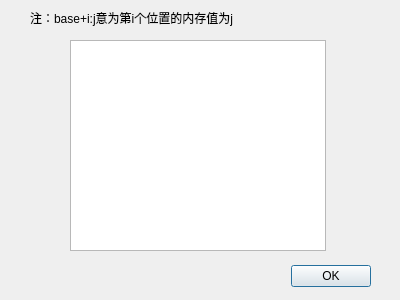
<?xml version="1.0" encoding="UTF-8"?>
<ui version="4.0">
 <class>ShowMemory</class>
 <widget class="QDialog" name="ShowMemory">
  <property name="geometry">
   <rect>
    <x>0</x>
    <y>0</y>
    <width>400</width>
    <height>300</height>
   </rect>
  </property>
  <property name="minimumSize">
   <size>
    <width>400</width>
    <height>300</height>
   </size>
  </property>
  <property name="maximumSize">
   <size>
    <width>400</width>
    <height>300</height>
   </size>
  </property>
  <property name="windowTitle">
   <string>当前内存内容（只显示不为0的值）</string>
  </property>
  <widget class="QDialogButtonBox" name="buttonBox">
   <property name="geometry">
    <rect>
     <x>30</x>
     <y>260</y>
     <width>341</width>
     <height>32</height>
    </rect>
   </property>
   <property name="orientation">
    <enum>Qt::Horizontal</enum>
   </property>
   <property name="standardButtons">
    <set>QDialogButtonBox::Ok</set>
   </property>
  </widget>
  <widget class="QListWidget" name="listWidget">
   <property name="geometry">
    <rect>
     <x>70</x>
     <y>40</y>
     <width>256</width>
     <height>211</height>
    </rect>
   </property>
  </widget>
  <widget class="QLabel" name="label">
   <property name="geometry">
    <rect>
     <x>30</x>
     <y>10</y>
     <width>221</width>
     <height>16</height>
    </rect>
   </property>
   <property name="text">
    <string>注：base+i:j意为第i个位置的内存值为j</string>
   </property>
  </widget>
 </widget>
 <resources/>
 <connections>
  <connection>
   <sender>buttonBox</sender>
   <signal>accepted()</signal>
   <receiver>ShowMemory</receiver>
   <slot>accept()</slot>
   <hints>
    <hint type="sourcelabel">
     <x>248</x>
     <y>254</y>
    </hint>
    <hint type="destinationlabel">
     <x>157</x>
     <y>274</y>
    </hint>
   </hints>
  </connection>
  <connection>
   <sender>buttonBox</sender>
   <signal>rejected()</signal>
   <receiver>ShowMemory</receiver>
   <slot>reject()</slot>
   <hints>
    <hint type="sourcelabel">
     <x>316</x>
     <y>260</y>
    </hint>
    <hint type="destinationlabel">
     <x>286</x>
     <y>274</y>
    </hint>
   </hints>
  </connection>
 </connections>
</ui>
